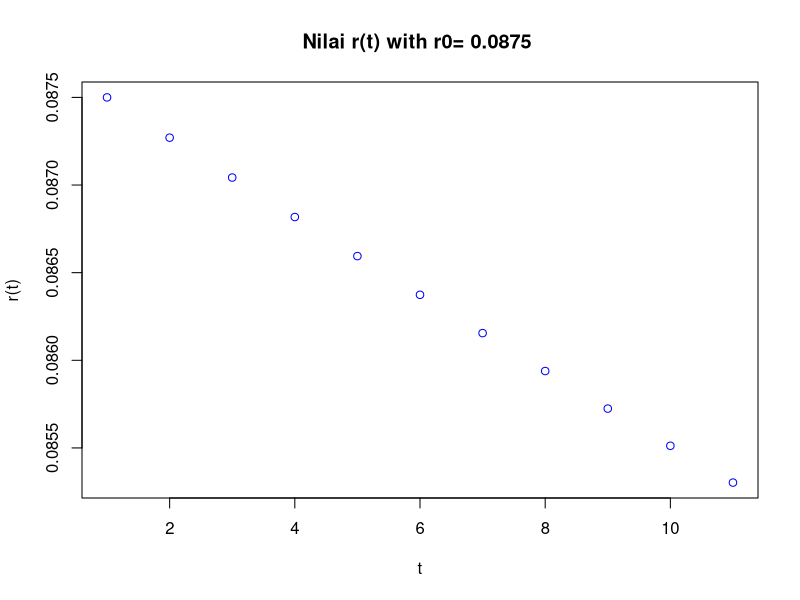

The R script that drew this image:
# Input data
library(readxl)
rk <- read_excel("Book1.xlsx",sheet = "BI Rate")
rk <- rk$BI_Rate
rk_1 <- c(NA,rk[1:length(rk)-1])

# Perhitungan parameter CIR
# Mencari estimasi alpha dan beta
program.ab=function(rk,rk_1){
  rkbar =as.numeric(mean(rk))
  rk_1bar=as.numeric(mean(rk_1[2:length(rk_1)]))
  n=length(rk)
  atas=bawah=c()
  for(i in 1:n){
    atas[i]=(rk[i]-rkbar)*(rk_1[i]-rk_1bar)
    bawah[i]=(rk_1[i]-rk_1bar)^2
  }
  jum.atas=sum(atas[2:n])
  jum.bawah=sum(bawah[2:n])
  alpha=-1*log(jum.atas/jum.bawah)
  beta=(rkbar-((exp(-alpha*1))*rk_1bar))/(1-exp(-alpha*1))
  param = data.frame(alpha,beta)
  cat("nilai estimasi alpha \t=",alpha,"\n")
  cat("nilai estimasi beta \t=",beta,"\n")
  return(param)
}
CIR_Param <- program.ab(rk,rk_1)
alpha <- CIR_Param$alpha
beta <- CIR_Param$beta

library(forecast)
auto.arima(rk)
model_arima <- arima(rk, c(3,1,1), method = "CSS")
sigma <- sqrt(model_arima$sigma2)
sigma
delta <- model_arima$model$Delta
delta

# Inisialisasi Parameter
w <- 60 # limit usia
t <- 10 # masa asuransi
b <- 100000000 # manfaat asuransi
n <- 10 # jangka waktu premi
usia <- 15 # usia saat masuk asuransi
r0 <- rk[1] # suku bunga awal

# Menghitung prediksi nilai suku bunga CIR
program.rtCIR=function(r0,alpha,beta,sigma,t,delta){
  k = t
  t=0:t
  gamma0=beta*(1-exp(-alpha*delta))
  gamma1=exp(-alpha*delta)
  rt=matrix(0,ncol=1,nrow=k+1)
  rt[1]=r0
  for(i in 2:(k+1)){
    rt[i]=gamma0+(gamma1*rt[i-1])
  }
  cat("Diketahui : \n")
  cat("\t nilai suku bunga awal (r0)\t=",r0,"\n")
  cat("\t estimasi alpha CIR\t\t=",alpha,"\n")
  cat("\t estimasi beta CIR\t\t=",beta,"\n")
  cat("\t estimasi sigma^2 CIR \t\t=",sigma,"\n")
  cat("\t masa asuransi \t\t\t=",k,"tahun \n")
  cat("OUTPUT :\n")
  cat("\t gamma nol \t:",gamma0,"\n")
  cat("\t gamma satu \t:",gamma1,"\n")
  cat("\t prediksi suku bunga ",k,"tahun mendatang :\n")
  print(data.frame(rt))
  plot(rt,ylab="r(t)",xlab="t",main=paste("Nilai r(t) with r0=",r0,""),col="blue")
}
program.rtCIR(r0,alpha,beta,sigma,t,delta)

# Perhitungan Nilai Asuransi, Anuitas dan Premi dengan Suku Bunga CIR
# Program menghitung premi dengan suku bunga model CIR
dwiguna_cir=function(sx,w,alpha,beta,sigma,t,b,r0,n,usia,delta){
  if(n>(w-usia)) stop("Jangka waktu premi tidak boleh lebih besar dari (w-usia) \n")
  k=t
  t=0:t
  rt=matrix(0,ncol=1,nrow=k+1)
  rt[1]=r0
  for(i in 2:(k+1)){
    rt[i]=(beta*(1-exp(-alpha*delta)))+(exp(-alpha*delta)*rt[i-1])
  }
  #fungsi diskon
  v=matrix(0,ncol=1,nrow=k+1)
  v[1]=1/(1+(rt[1]))
  for(i in 2:(n+1)){
    v[i]=v[i-1]*(1/(1+(rt[i])))
  }
  #premi
  asuransi=anuitas=murni=NULL
  for(i in 1:n){
    asuransi[i]=v[i]*(sx[usia+i-1]/sx[usia])*(1-(sx[usia+i]/sx[usia+i-1]))
  }
  for(i in 1:(n-1)){
    anuitas[i]=v[i]*(sx[usia+i]/sx[usia])
    }
  murni=(v[n])*(sx[usia+n]/sx[usia])
  as.dwiguna=sum(asuransi)+murni
  jum.anuitas=sum(anuitas)+1
  premi=(as.dwiguna/jum.anuitas)*b
  cat("Diketahui : \n")
  cat("\t usia tertanggung \t=",usia,"tahun \n")
  cat("\t nilai suku bunga awal (r0)\t=",r0,"\n")
  cat("\t estimasi alpha CIR\t=",alpha,"\n")
  cat("\t estimasi betha CIR\t=",beta,"\n")
  cat("\t estimasi sigma^2 CIR \t=",sigma,"\n")
  cat("\t limit usia (w) \t=",w,"\n")
  cat("\t jangka waktu premi \t=",n,"tahun \n")
  cat("\t manfaat asuransi \t=",b,"rupiah \n")
  cat("OUTPUT :\n")
  cat("\t nilai anuitas \t=",jum.anuitas,"\n")
  cat("\t nilai asuransi\t=",as.dwiguna*b,"\n")
  cat("\t nilai premi \t=",premi,"\n")
  cat("Kesimpulan :\n")
  cat("Seorang tertanggung yang berusia",usia,"tahun mengikuti \nperlindungan
asuransi dwiguna berjangka \nselama",n,"tahun dengan manfaat sebesar
Rp.",b,"\nmaka pada saat mengikuti polis harus membayar premi \nsebesar
Rp.",premi,"setiap tahun selama",n,"tahun \n")
}
SX <- read_excel("Book1.xlsx",sheet = "Tabel Mortalita")
Msx <- SX$Male_Sx
Fsx <- SX$Female_Sx
Male_CIR <- dwiguna_cir(Msx,w,alpha,beta,sigma,t,b,r0,n,usia,delta)
Female_CIR <- dwiguna_cir(Fsx,w,alpha,beta,sigma,t,b,r0,n,usia,delta)

# Perhitungan Nilai Asuransi, Anuitas dan Premi dengan Suku Bunga Konstan
dwiguna_konstan=function(sx,w,t,b,r,n,usia){
  if(n>w) stop("Jangka waktu premi tidak boleh lebih besar dari (w-usia) \n")
  v=(1+r)^-1
  asuransi=anuitas=NULL
  for(i in 1:n)
  {asuransi[i]=(v^(i))*(sx[usia+i-1]/sx[usia])*(1-(sx[usia+i]/sx[usia+i-1]))}
  for(i in 1:(n-1))
  {anuitas[i]=(v^(i))*(sx[usia+i]/sx[usia])}
  murni=(v^n)*(sx[usia+n]/sx[usia])
  as.dwiguna=sum(asuransi)+murni
  anuitasku=sum(anuitas)+1
  premi=(as.dwiguna/anuitasku)*b
  cat("Diketahui : \n")
  cat("\t usia tertanggung \t = ",usia,"tahun \n")
  cat("\t nilai suku bunga \t =",r, "\n")
  cat("\t limit usia (w) \t=",w,"\n")
  cat("\t jangka waktu premi \t=",n,"tahun \n")
  cat("\t manfaat asuransi \t=",b,"rupiah \n")
  cat("OUTPUT :\n")
  cat("\t nilai anuitas \t=",anuitasku,"\n")
  cat("\t nilai asuransi\t=",as.dwiguna*b,"\n")
  cat("\t nilai premi \t=",premi,"\n")
  cat("Kesimpulan :\n")
  cat("Seorang tertanggung yang berusia",usia,"tahun mengikuti \nperlindungan
asuransi dwiguna berjangka \ndengan suku bunga konstan sebesar",r,"\nselama",n,"tahun dengan manfaat sebesar
Rp.",b,"\nmaka pada saat mengikuti polis harus membayar premi \nsebesar
Rp.",premi,"setiap tahun selama",n,"tahun \n")
}
r <- r0 
Male_CIR_Kons <- dwiguna_konstan(Msx,w,t,b,r,n,usia)
Female_CIR_Kons <- dwiguna_konstan(Fsx,w,t,b,r,n,usia)
